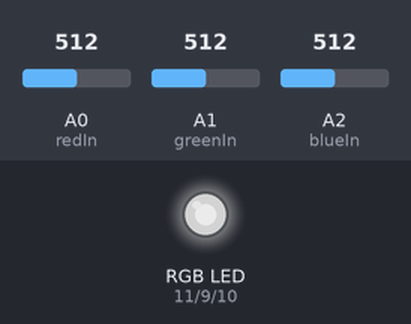
Bench run of a sketch on a simulated Arduino Uno, built with avr-gcc and run on an emulated ATmega328P. On the bench: an RGB LED mixed from three pins (HIGH = lit). The test bench sets the inputs (shaded band); at power-on: A0 (redIn) = 512, A1 (greenIn) = 512, A2 (blueIn) = 512. Dim RGB values are drawn brighter than linear.

Above: at 1.2 s.
1.3 s: A0 (redIn) set to 716
At 2.1 s:
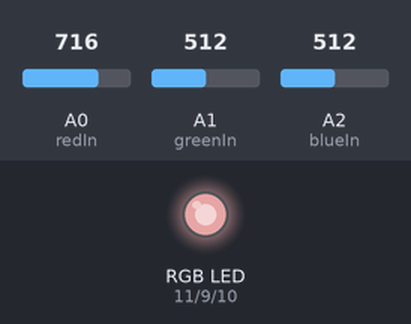
2.8 s: A1 (greenIn) set to 716
At 3.2 s:
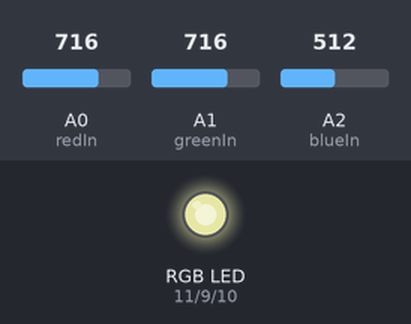
4.3 s: A2 (blueIn) set to 716
At 5.5 s:
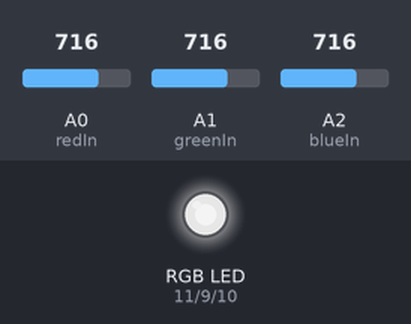
5.8 s: A0 (redIn) set to 900
At 6.7 s:
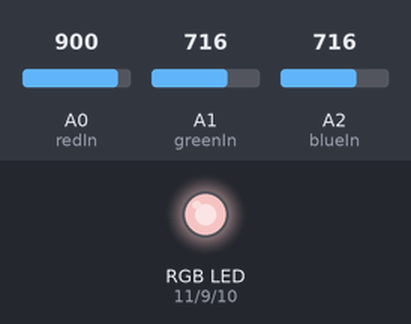
7.3 s: A1 (greenIn) set to 900
At 7.8 s:
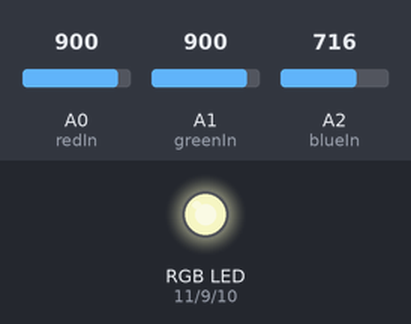
8.8 s: A2 (blueIn) set to 900
At 10.2 s:
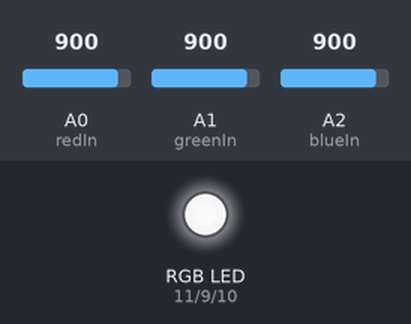
Timing chart, 0 to 11.3 s (numbered marks = the images above; inputs shaded):
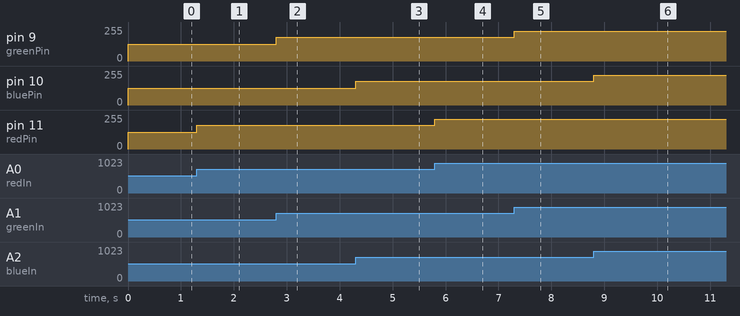

Measured:
- after the input at 1.3 s, pin 11 (redPin): 127/255 → 178/255 at once
- after the input at 2.8 s, pin 9 (greenPin): 127/255 → 178/255 at once
- after the input at 4.3 s, pin 10 (bluePin): 127/255 → 178/255 at once
- after the input at 5.8 s, pin 11 (redPin): 178/255 → 224/255 at once
- after the input at 7.3 s, pin 9 (greenPin): 178/255 → 224/255 at once
- after the input at 8.8 s, pin 10 (bluePin): 178/255 → 224/255 at once

The sketch:

RGB_Potentiometru.ino
```cpp
int redPin = 11;
int bluePin = 10;
int greenPin = 9;
int redIn = 0;
int greenIn = 1;
int blueIn = 2;
int redVal;
int greenVal;
int blueVal;
void setup() {
// nothing to do here
}
void loop() {
redVal = analogRead(redIn);
greenVal = analogRead(greenIn);
blueVal = analogRead(blueIn);
// analogRead returns a value between 0 and 1023
// analogWrite wants a value between 0 and 255
// That means we need to map the input range to
// the correct output range.
redVal = map(redVal, 0, 1023, 0, 255);
greenVal = map(greenVal, 0, 1023, 0, 255);
blueVal = map(blueVal, 0, 1023, 0, 255);
analogWrite(redPin, redVal);
analogWrite(greenPin, greenVal);
analogWrite(bluePin, blueVal);
}
```
